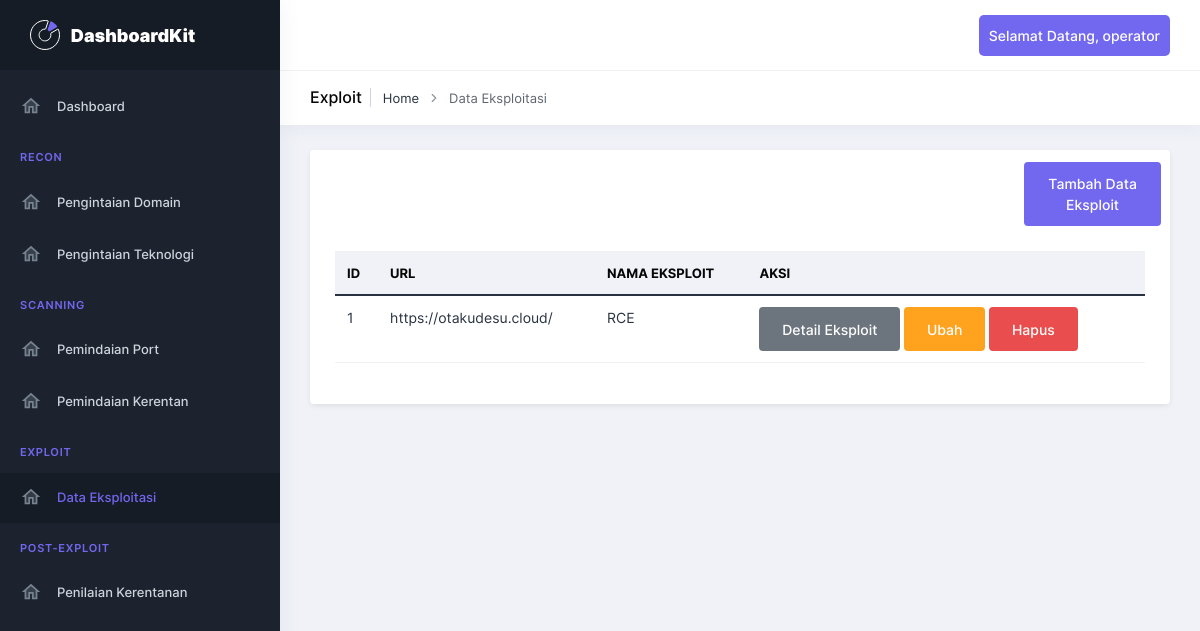
Before: /viewEksploit (signed in) with the older database file.
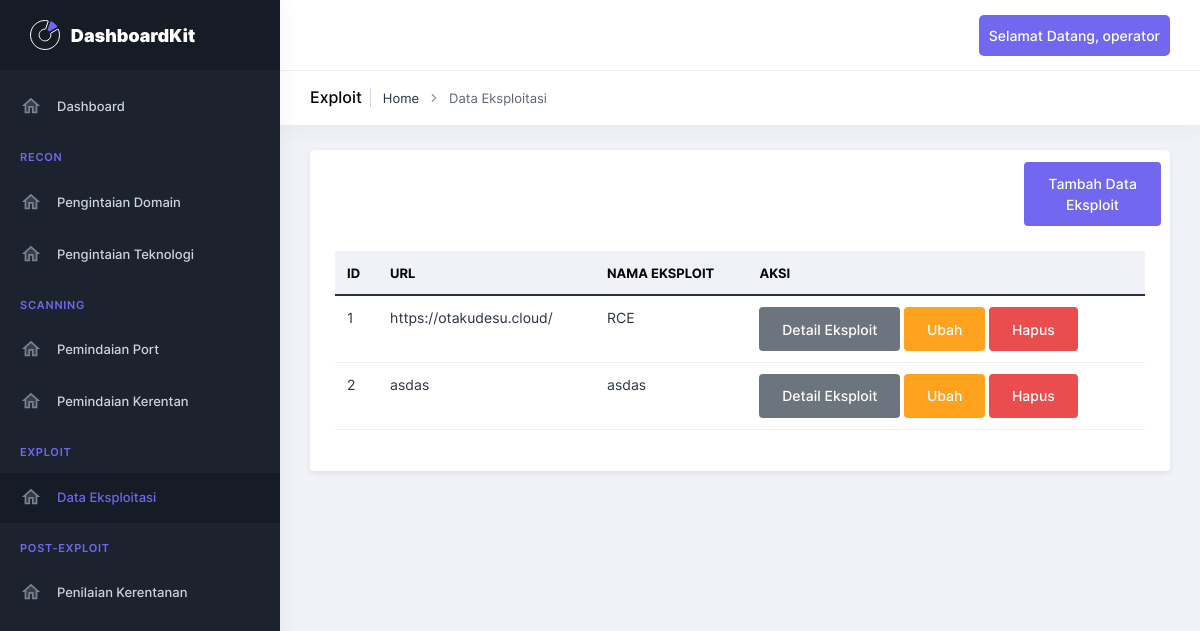
After: the same page with the newer database file.
### models.py (models this page shows)
class Eksploitasi(db.Model):
    id = db.Column(db.Integer, primary_key=True)
    id_user = db.Column(db.Integer, db.ForeignKey('user.id_user'), nullable=False)
    nama_eksploit = db.Column(db.String(100), nullable=False)
    url = db.Column(db.String(100), nullable=False)
    poc = db.Column(db.Text)

### app.py (the view)
@app.route('/viewEksploit',methods=['GET'])
@login_required
@role_required('operator')
def viewEksploit():
    user_role = current_user.role
    username = current_user.username
    return render_template('viewExploit.html',username = username,role=user_role ,data=getDataEksploit())

### app.py (called while the page is built)
def getDataEksploit():
    return Eksploitasi.query.filter_by(id_user=current_user.id_user).all()

@login_manager.user_loader
def load_user(user_id):
    return User.query.get(int(user_id))

### templates/viewExploit.html (shortened to what this page needs)
{% extends "layouts/base.html" %}
{% block content %}
    <section class="pc-container">
        <div class="pcoded-content">
            <div class="page-header">
                <div class="page-block">
                    <div class="row align-items-center">
                        <div class="col-md-12">
                            <div class="page-header-title">
                                <h5 class="m-b-10">Exploit</h5>
                            </div>
                            <ul class="breadcrumb">
                                <li class="breadcrumb-item"><a href="index.html">Home</a></li>
                                <li class="breadcrumb-item"><a href="#!">Data Eksploitasi</a></li>
                            </ul>
                        </div>
                    </div>
                </div>
            </div>
            <div class="row">
                <div class="col-md-12">
                    <div class="card">
                        <button type="button" style="width: 16%; margin-left: 83%;margin-top: 12px;" class="btn btn-primary" data-toggle="modal" data-target="#createEksploitModal">Tambah Data Eksploit</button>
                        <div class="card-body table-border-style">
                            <div class="table-responsive">
                                <table class="table">
                                    <thead>
                                        <tr>
                                            <th>ID</th>
                                            <th>URL</th>
                                            <th>Nama Eksploit</th>
                                            <th>Aksi</th>
                                        </tr>
                                    </thead>
                                    <tbody>
                                        {% for eksploit in data %}
                                        <tr>
                                            <td>{{eksploit.id}}</td>
                                            <td>{{eksploit.url}}</td>
                                            <td>{{eksploit.nama_eksploit}}</td>
                                            <td>
                                                <button type="button" class="btn btn-secondary" onclick="window.location.href = '/detailEksploit/{{eksploit.id}}';">Detail Eksploit</button>
                                                <button type="button" class="btn btn-warning" data-toggle="modal" data-target="#editEksploitModal{{ eksploit.id }}">Ubah</button>
                                                <form action="{{ url_for('deleteEksploit', id=eksploit.id) }}" method="POST" style="display:inline;">
                                                    <button type="submit" class="btn btn-danger">Hapus</button>
                                                </form>
                                            </td>
                                        </tr>
                                        {% endfor %}
                                    </tbody>
                                </table>
                            </div>
                        </div>
                    </div>
                </div>
            </div>
        </div>
    </section>
{% endblock content %}

Changed rows visible on the page:
added Eksploitasi: id "2", url "asdas", nama_eksploit "asdas"
